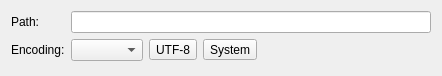
<?xml version="1.0" encoding="UTF-8"?>
<ui version="4.0">
 <class>mdtCsvFileSettingsWidget</class>
 <widget class="QWidget" name="mdtCsvFileSettingsWidget">
  <property name="geometry">
   <rect>
    <x>0</x>
    <y>0</y>
    <width>442</width>
    <height>76</height>
   </rect>
  </property>
  <property name="windowTitle">
   <string>Form</string>
  </property>
  <layout class="QFormLayout" name="formLayout">
   <item row="0" column="0">
    <widget class="QLabel" name="lbFilePath">
     <property name="text">
      <string>Path:</string>
     </property>
    </widget>
   </item>
   <item row="0" column="1">
    <widget class="QLineEdit" name="leFilePath">
     <property name="maximumSize">
      <size>
       <width>16777215</width>
       <height>16777215</height>
      </size>
     </property>
     <property name="maxLength">
      <number>500</number>
     </property>
     <property name="readOnly">
      <bool>true</bool>
     </property>
    </widget>
   </item>
   <item row="1" column="0">
    <widget class="QLabel" name="lbFileEncoding">
     <property name="text">
      <string>Encoding:</string>
     </property>
    </widget>
   </item>
   <item row="1" column="1">
    <layout class="QHBoxLayout" name="horizontalLayout">
     <item>
      <widget class="QComboBox" name="cbFileEncoding">
       <property name="maximumSize">
        <size>
         <width>200</width>
         <height>16777215</height>
        </size>
       </property>
      </widget>
     </item>
     <item>
      <widget class="QToolButton" name="tbSelectUtf8Encoding">
       <property name="text">
        <string>UTF-8</string>
       </property>
      </widget>
     </item>
     <item>
      <widget class="QToolButton" name="tbSelectSystemEncoding">
       <property name="text">
        <string>System</string>
       </property>
      </widget>
     </item>
     <item>
      <spacer name="horizontalSpacer">
       <property name="orientation">
        <enum>Qt::Horizontal</enum>
       </property>
       <property name="sizeHint" stdset="0">
        <size>
         <width>40</width>
         <height>20</height>
        </size>
       </property>
      </spacer>
     </item>
    </layout>
   </item>
  </layout>
 </widget>
 <resources/>
 <connections/>
</ui>
